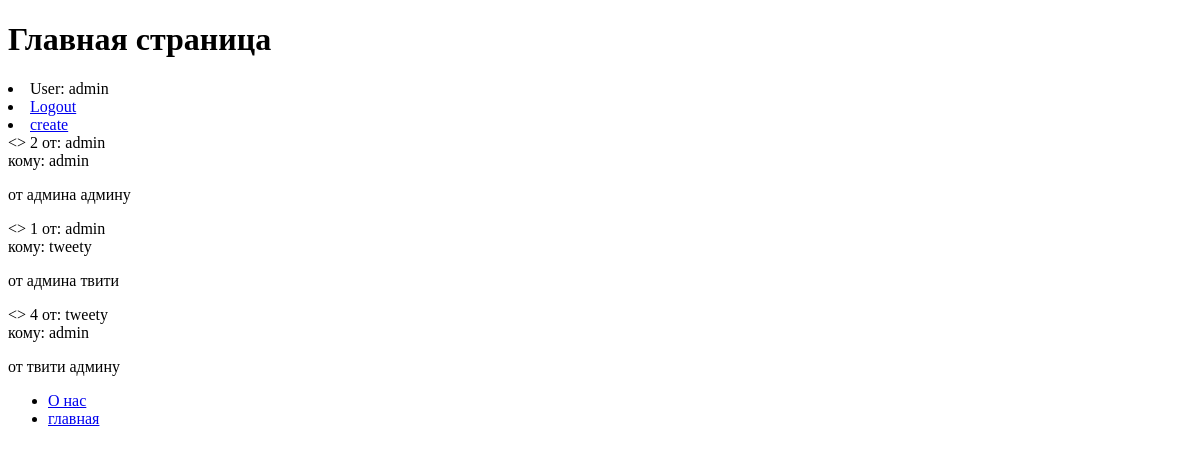
Before: / (signed in) with the older database file.
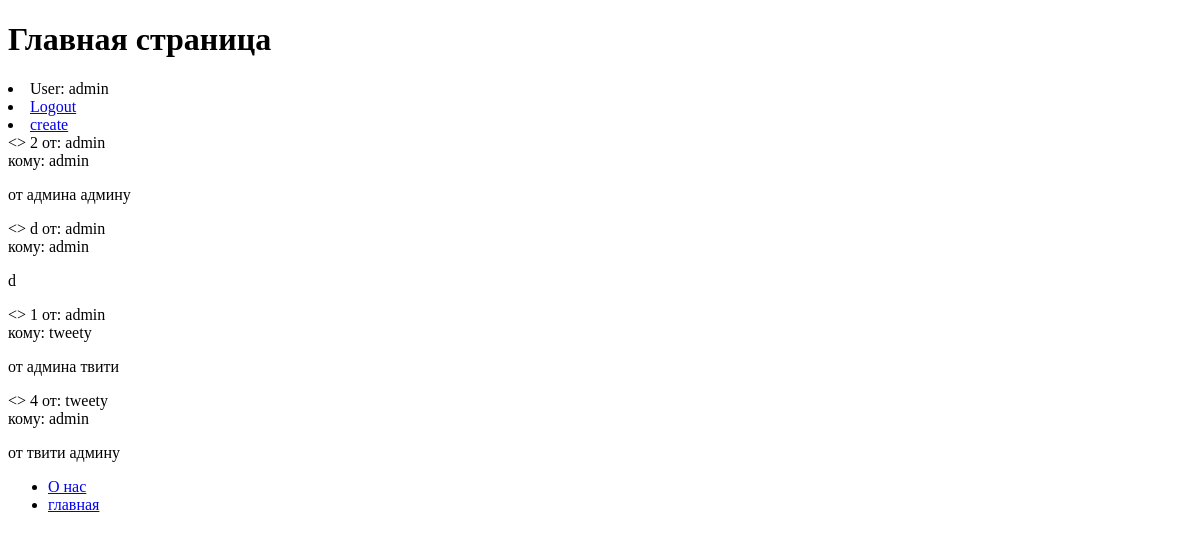
After: the same page with the newer database file.
### main/models.py (models this page shows, shortened)
class Task(models.Model):
    title = models.CharField('Тема', max_length=50)
    task = models.TextField('Сообщение') #огромное множество текста
    sponsor = models.CharField('Отправитель', max_length=50, default='admin')
    recipient = models.ForeignKey(User, on_delete=models.CASCADE, default='admin', help_text='Получатель')
    class Meta:
        verbose_name = 'Сообщение'
        verbose_name_plural = 'Сообщения'

### main/views.py (the view)
# urls.py: path('', views.index, name='home'),
def index(request):
        tasks = ''
        if request.user.is_active:
            tasks = Task.objects.order_by('sponsor','recipient')
            tasks = tasks.filter(Q(sponsor = request.user)  | Q(recipient = request.user))
        title = 'Главная страница'
        hrefs = ['logout']
        return render(request, 'main/index.html', {'title' : title, 'tasks' : tasks,'hrefs':hrefs})

### main/templates/main/index.html (shortened to what this page needs)
{%extends 'main/base.html'%}
{%block content%}
<h1>Главная страница</h1>
   {% if user.is_authenticated %}
     <li>User: {{ user.get_username }}</li>
     <li><a href="{% url 'logout'%}?next={{request.path}}">Logout</a></li>
     <li><a href="{% url 'create'%}?next={{request.path}}">create</a></li>
   {% else %}
<li>User: {{ user.username}}</li>
     <li><a href="{% url 'login'%}?next={{request.path}}">Login</a></li>
     <li><a href="{% url 'signup'%}?next={{request.path}}">Signup</a></li>
   {% endif %}
    {%if tasks and user.is_authenticated%}
    {%for el in tasks%}
    <div>
        <>
            {{el.title}}
            от: {{el.sponsor}}<br>
            кому: {{el.recipient}}<br>
            <p>{{el.task}} </p>
    </div>
    {% endfor %}
{% else %}
<p> У нас нет записей </p>
{% endif %}
<ul class="menu">
    <li><a href="http://127.0.0.1:8000/about-us">О нас</li></a>
     <li><a href="http://127.0.0.1:8000/">главная</li></a>
{% endblock %}

### main/templates/main/base.html (shortened to what this page needs)
<!doctype html>
<html lang="en">
<head>
</head>
<body>
    {%block content %}{%endblock%}
</body>
</html>

Changed rows visible on the page:
added Task: title "d", sponsor "admin", recipient "admin", task "d"
